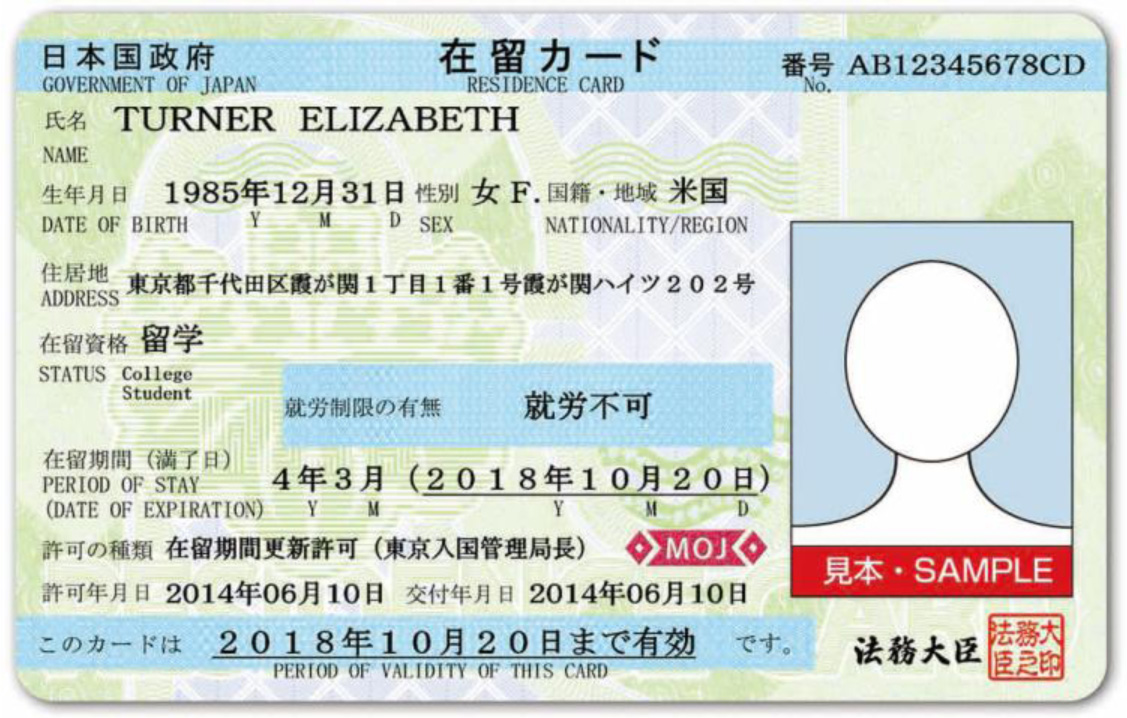
#> input picture zairyucard_omote.jpg, 1127 x 718 px
$ jupyter execute --allow-errors crop-card.ipynb
#> lines starting #> are read from the running program, lines starting #| are printed output that depends on the picture
[cell 1]
import os
from PIL import Image
import pyocr
import pyocr.builders

[cell 2]
path_tesseract = "C:\\Program Files\\Tesseract-OCR"
if path_tesseract not in os.environ["PATH"].split(os.pathsep):
    os.environ["PATH"] += os.pathsep + path_tesseract

#> (a cell that did not finish here is left out)

[cell 4]
img_org = Image.open("./zairyucard_omote.jpg")
#> img_org is the input picture: PIL image 1127x718 RGB; mean R, G, B 206.9, 215.2, 208.5
img_box = img_org.crop((770, 40, 1100, 90))
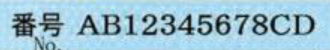
#> img_box: PIL image 330x50 RGB; mean R, G, B 154.3, 191.2, 207.6
img_rgb = img_box.convert("RGB")
pixels = img_rgb.load()

[cell 5]
c_max = 169
for j in range(img_rgb.size[1]):
    for i in range(img_rgb.size[0]):
        if (pixels[i, j][0] > c_max or pixels[i, j][1] > c_max or
                pixels[i, j][0] > c_max):
            pixels[i, j] = (255, 255, 255)
